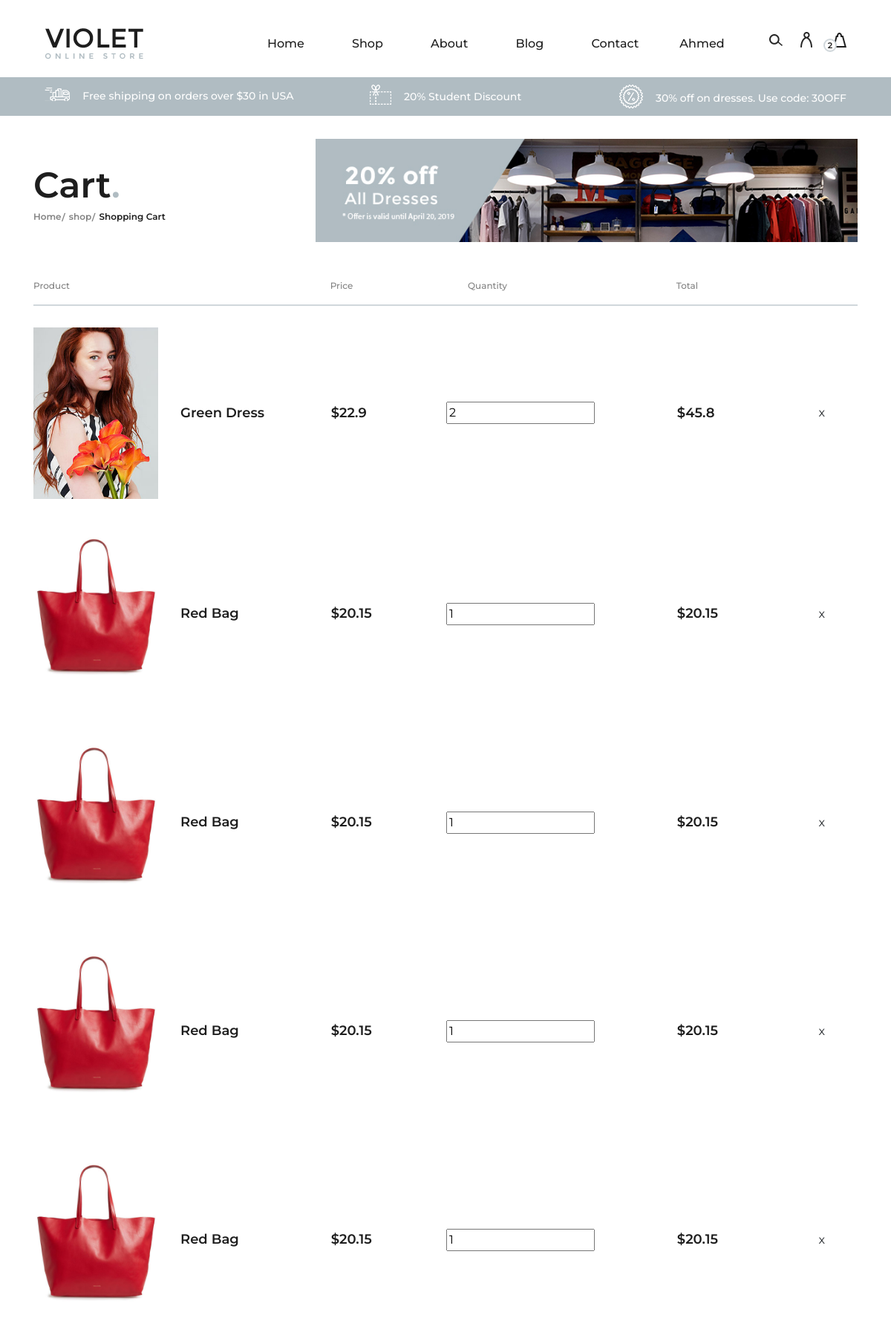
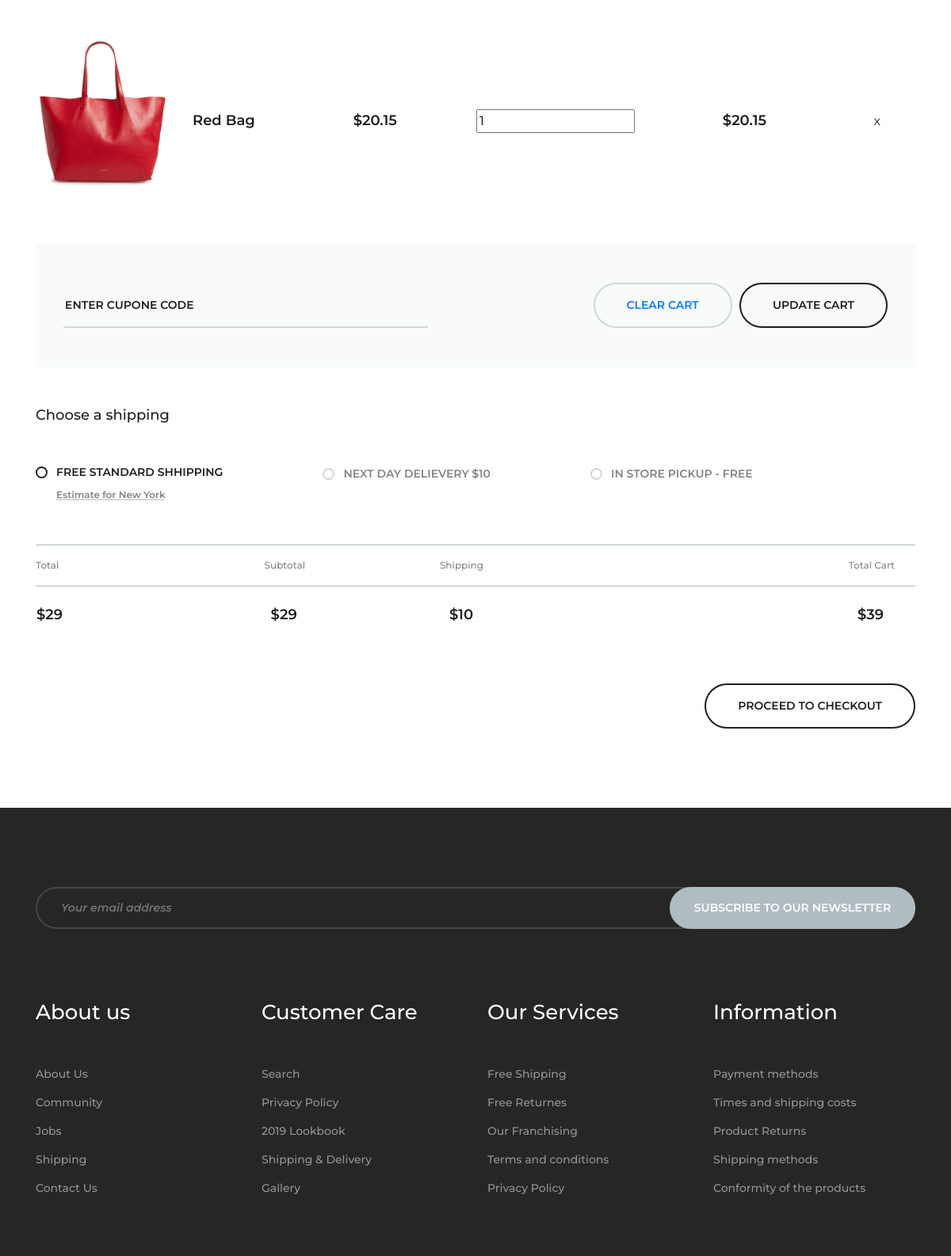
The page /shopping_cart (signed in, upper part) on the database its author committed (2 pictures, top to bottom).
### online_shop/models.py (models this page shows, shortened)
class Oreder(models.Model):
    product_id = models.ForeignKey(product, blank=True,  on_delete=models.CASCADE)
    cart_id = models.ForeignKey(Cart, blank=True,  on_delete=models.CASCADE)
    price = models.FloatField(default=0)
    quantity = models.IntegerField(default=0)
    subtotal = models.FloatField(default=0)
    create_at = models.DateTimeField(auto_now=True, auto_now_add=False)

class product(models.Model):
    name = models.CharField(max_length=64, blank=True)
    categ_id = models.ForeignKey(Categorie, blank=True, on_delete=models.CASCADE, related_name="categ_item")
    price = models.DecimalField(max_digits=5, decimal_places=2)
    create_at = models.DateTimeField(auto_now=True, blank=True)
    image = models.ImageField(upload_to="images/product", default="imd-3.jpg")
    desic = models.TextField(max_length=100, blank=True)
    tags = models.ManyToManyField(Tag)

### online_shop/views.py (the view)
# urls.py: path("shopping_cart", views.shopping_cart, name="shopping_cart"),
def shopping_cart(request):
    context = context_base(request)
    if not request.user.is_authenticated:
        return HttpResponseRedirect(reverse("login"))
    cart = Cart.objects.filter(customer=request.user, finished=False)
    for c in cart:
        print(c.id)
        orders = Oreder.objects.filter(cart_id=c.id)
    context = {
        "cart" : cart,
        "items" : orders,
    }
    return render(request, "shopping-cart.html", context)

### online_shop/views.py (called while the page is built)
def context_base(request):
    context["categories"] = Categorie.objects.all()
    context["products"] = product.objects.all()
    return context

### online_shop/templates/shopping-cart.html (shortened to what this page needs)
{% extends 'base.html' %}
{% load static %}
{% block body %}
    <section class="page-add cart-page-add">
        <div class="container">
            <div class="row">
                <div class="col-lg-4">
                    <div class="page-breadcrumb">
                        <h2>Cart<span>.</span></h2>
                        <a href="{% url 'index' %}">Home</a>
                        <a href="{% url 'categories' %}">shop</a>
                        <a class="active" href="{% url 'shopping_cart' %}">Shopping Cart</a>
                    </div>
                </div>
                <div class="col-lg-8">
                    <img src="{% static 'img/add.jpg' %}" alt="">
                </div>
            </div>
        </div>
    </section>
    <div class="cart-page">
        <div class="container">
            <div class="cart-table">
                <table>
                    <thead>
                        <tr>
                            <th class="product-h">Product</th>
                            <th>Price</th>
                            <th class="quan">Quantity</th>
                            <th>Total</th>
                            <th></th>
                        </tr>
                    </thead>
                    <tbody>
                      {% if cart %}
                      {% for item in items %}
                        <tr>
                            <td class="product-col">
                                <img src="{{ item.product_id.image.url }}" alt="">
                                <div class="p-title">
                                    <h5>{{ item.product_id.name }}</h5>
                                </div>
                            </td>
                            <td class="price-col">${{ item.price }}</td>
                            <td class="quantity-col">
                                    <input type="number" name="quantity" onchange="calc_subtotal(this,{{ item.price }},{{ item.id }})" value="{{ item.quantity }}">
                            </td>
                            <td  class="total">${{ item.subtotal }}</td>
                            <td class="product-close"><a href="{% url 'shopping_cart' %}" class="btn btn-default" onclick="delete_order({{ item.id }})" name="button">x</a></td>
                        </tr>
                        {% endfor %}
                      {% endif %}
                    </tbody>
                </table>
            </div>
            <div class="cart-btn">
                <div class="row">
                    <div class="col-lg-6">
                        <div class="coupon-input">
                            <input type="text" placeholder="Enter cupone code">
                        </div>
                    </div>
                    <div class="col-lg-5 offset-lg-1 text-left text-lg-right">
                        <div class="site-btn clear-btn" onclick="clear_cart()"><a href="{% url 'shopping_cart' %}" >Clear Cart</a></div>
                        <div class="site-btn update-btn">Update Cart</div>
                    </div>
                </div>
            </div>
        </div>
        <div class="shopping-method">
            <div class="container">
                <div class="row">
                    <div class="col-lg-12">
                        <div class="shipping-info">
                            <h5>Choose a shipping</h5>
                            <div class="chose-shipping">
                                <div class="cs-item">
                                    <label for="one" class="active">
                                        Free Standard shhipping
                                        <span>Estimate for New York</span>
                                    </label>
                                </div>
                                <div class="cs-item">
                                    <label for="two">
                                        Next Day delievery $10
                                    </label>
                                </div>
                                <div class="cs-item last">
                                    <label for="three">
                                        In Store Pickup - Free
                                    </label>
                                </div>
                            </div>
                        </div>
                        <div class="total-info">
                            <div class="total-table">
                                <table>
                                    <thead>
                                        <tr>
                                            <th>Total</th>
                                            <th>Subtotal</th>
                                            <th>Shipping</th>
                                            <th class="total-cart">Total Cart</th>
                                        </tr>
                                    </thead>
                                    <tbody>
                                        <tr>
                                            <td class="total">$29</td>
                                            <td class="sub-total">$29</td>
                                            <td class="shipping">$10</td>
                                            <td id="total" class="total-cart-p">$39</td>
                                        </tr>
                                    </tbody>
                                </table>
                            </div>
                            <div class="row">
                                <div class="col-lg-12 text-right">
                                    <a href="#" class="primary-btn chechout-btn">Proceed to checkout</a>
                                </div>
                            </div>
                        </div>
                    </div>
                </div>
            </div>
        </div>
    </div>
  {% endblock %}

### online_shop/templates/base.html (shortened to what this page needs)
{% load static %}
<!DOCTYPE html>
<html lang="zxx">
<head>
    <link rel="stylesheet" href="{% static 'css/bootstrap.min.css' %}" type="text/css">
    <link rel="stylesheet" href="{% static 'css/font-awesome.min.css' %}" type="text/css">
    <link rel="stylesheet" href="{% static 'css/nice-select.css' %}" type="text/css">
    <link rel="stylesheet" href="{% static 'css/owl.carousel.min.css' %}" type="text/css">
    <link rel="stylesheet" href="{% static 'css/magnific-popup.css' %}" type="text/css">
    <link rel="stylesheet" href="{% static 'css/slicknav.min.css' %}" type="text/css">
    <link rel="stylesheet" href="{% static 'css/style.css' %}" type="text/css">
</head>
<body>
    <header class="header-section">
        <div class="container-fluid">
            <div class="inner-header">
                <div class="logo">
                    <a href="{% url 'index' %}"><img src="{% static 'img/logo.png' %}" alt=""></a>
                </div>
                <div class="header-right">
                    <img src="{% static 'img/icons/search.png' %}" alt="" class="search-trigger">
                    <img src="{% static 'img/icons/man.png' %}" alt="">
                    <a href="#">
                        <img src="{% static 'img/icons/bag.png' %}" alt="">
                        <span>2</span>
                    </a>
                </div>
                {% if user.is_authenticated %}
                <div class="user-access">
                    <a href="#">{{ user.first_name }}</a>
                </div>
                {% endif %}
                <nav class="main-menu mobile-menu">
                    <ul>
                        <li><a class="{% if request.resolver_match.url_name == "index" %}active{% endif %}" href="{% url 'index' %}">Home</a></li>
                        <li><a class="{% if request.resolver_match.url_name == "categories" %}active{% endif %}" href="{% url 'categories' %}">Shop</a>
                        </li>
                        <li><a href="./product-page.html">About</a></li>
                        <li><a href="./check-out.html">Blog</a></li>
                        <li><a class="{% if request.resolver_match.url_name == "contact" %}active{% endif %}" href="{% url 'contact' %}">Contact</a></li>
                    </ul>
                </nav>
            </div>
        </div>
    </header>
    <div class="header-info">
        <div class="container-fluid">
            <div class="row">
                <div class="col-md-4">
                    <div class="header-item">
                        <img src="{% static 'img/icons/delivery.png' %}" alt="">
                        <p>Free shipping on orders over $30 in USA</p>
                    </div>
                </div>
                <div class="col-md-4 text-left text-lg-center">
                    <div class="header-item">
                        <img src="{% static 'img/icons/voucher.png' %}" alt="">
                        <p>20% Student Discount</p>
                    </div>
                </div>
                <div class="col-md-4 text-left text-xl-right">
                    <div class="header-item">
                    <img src="{% static 'img/icons/sales.png' %}" alt="">
                    <p>30% off on dresses. Use code: 30OFF</p>
                </div>
                </div>
            </div>
        </div>
    </div>
    {% block body %}
    {% endblock %}
<footer class="footer-section spad">
    <div class="container">
        <div class="newslatter-form">
            <div class="row">
                <div class="col-lg-12">
                    <form action="#">
                        <input type="text" placeholder="Your email address">
                        <button type="submit">Subscribe to our newsletter</button>
                    </form>
                </div>
            </div>
        </div>
        <div class="footer-widget">
            <div class="row">
                <div class="col-lg-3 col-sm-6">
                    <div class="single-footer-widget">
                        <h4>About us</h4>
                        <ul>
                            <li>About Us</li>
                            <li>Community</li>
                            <li>Jobs</li>
                            <li>Shipping</li>
                            <li>Contact Us</li>
                        </ul>
                    </div>
                </div>
                <div class="col-lg-3 col-sm-6">
                    <div class="single-footer-widget">
                        <h4>Customer Care</h4>
                        <ul>
                            <li>Search</li>
                            <li>Privacy Policy</li>
                            <li>2019 Lookbook</li>
                            <li>Shipping & Delivery</li>
                            <li>Gallery</li>
                        </ul>
                    </div>
                </div>
                <div class="col-lg-3 col-sm-6">
                    <div class="single-footer-widget">
                        <h4>Our Services</h4>
                        <ul>
                            <li>Free Shipping</li>
                            <li>Free Returnes</li>
                            <li>Our Franchising</li>
                            <li>Terms and conditions</li>
                            <li>Privacy Policy</li>
                        </ul>
                    </div>
                </div>
                <div class="col-lg-3 col-sm-6">
                    <div class="single-footer-widget">
                        <h4>Information</h4>
                        <ul>
                            <li>Payment methods</li>
                            <li>Times and shipping costs</li>
                            <li>Product Returns</li>
                            <li>Shipping methods</li>
                            <li>Conformity of the products</li>
                        </ul>
                    </div>
                </div>
            </div>
        </div>
    </div>
</footer>
</body>
</html>

### rows shown on the page
Oreder: product_id.image (picture), product_id.name "Green Dress", price "22.9", quantity "2", subtotal "45.8"
Oreder: product_id.image (picture), product_id.name "Red Bag", price "20.15", quantity "1", subtotal "20.15"
Oreder: product_id.image (picture), product_id.name "Red Bag", price "20.15", quantity "1", subtotal "20.15"
Oreder: product_id.image (picture), product_id.name "Red Bag", price "20.15", quantity "1", subtotal "20.15"
Oreder: product_id.image (picture), product_id.name "Red Bag", price "20.15", quantity "1", subtotal "20.15"
Oreder: product_id.image (picture), product_id.name "Red Bag", price "20.15", quantity "1", subtotal "20.15"

### other values the page prints
{{ user.first_name }} "Ahmed"
